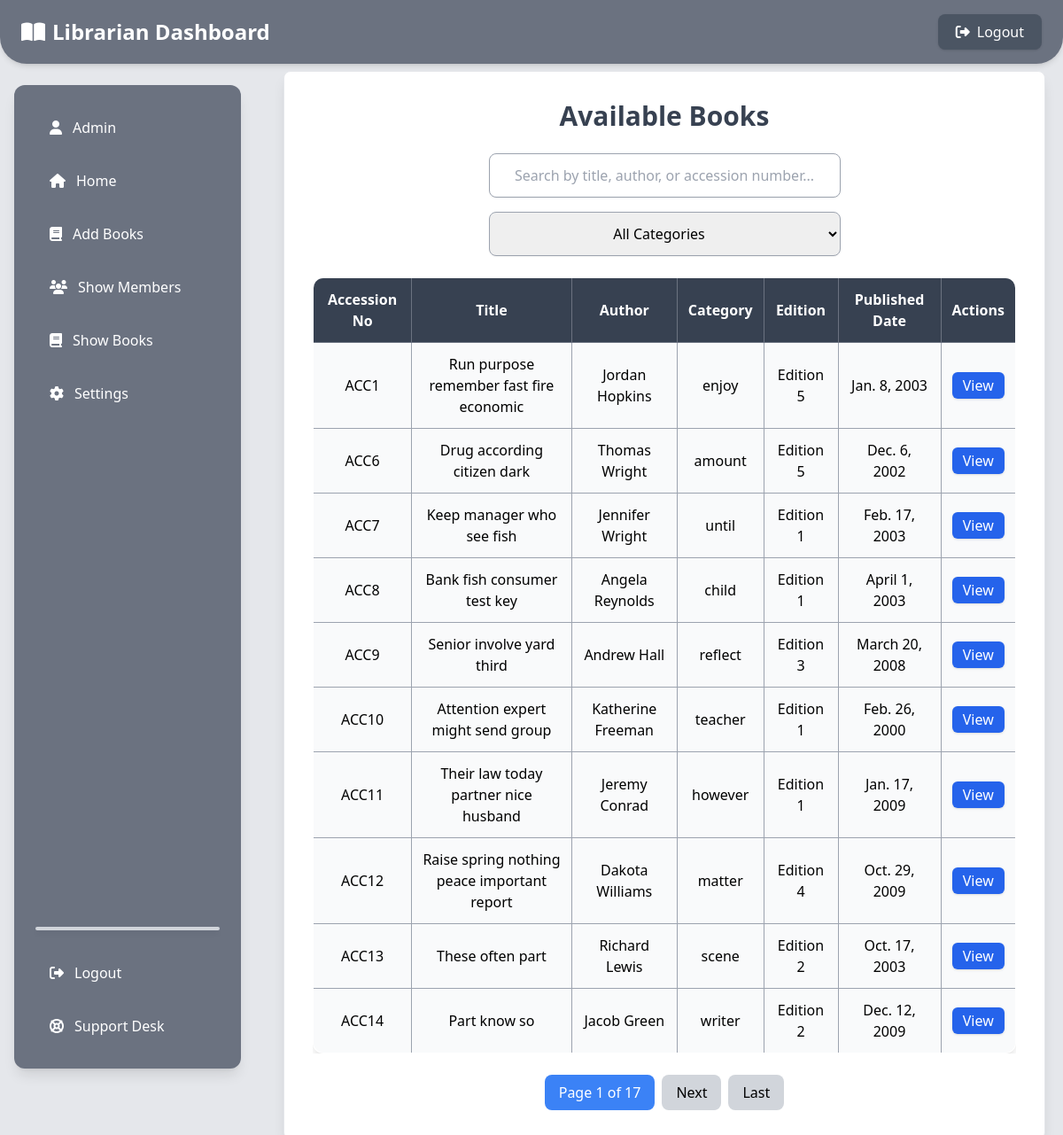
Page /librarian/show_books/ on the committed database.
### librarian_app/models.py (models this page shows, shortened)
class Book(models.Model):
    accession_number = models.CharField(max_length=50, unique=True)  # Unique book identifier
    title = models.CharField(max_length=255)
    category = models.CharField(max_length=255)
    author = models.CharField(max_length=255)
    publish_date = models.DateField()
    edition = models.CharField(max_length=50)
    pdf_file = models.FileField(upload_to='books_pdfs/')  # Stored inside MEDIA_ROOT/books_pdfs/
    uploaded_at = models.DateTimeField(auto_now_add=True)

### librarian_app/views.py (the view, shortened to what this page needs)
# urls.py: path('show_books/', show_books, name='show_books'),
def show_books(request):
    search_query = request.GET.get('search', '')
    selected_category = request.GET.get('category', '')
    books = Book.objects.all()
    if selected_category:
        books = books.filter(category=selected_category)
    paginator = Paginator(books, 10)  # 10 books per page
    page_number = request.GET.get('page', 1)
    page_obj = paginator.get_page(page_number)
    categories = Book.objects.values_list('category', flat=True).distinct()
    return render(request, 'librarian_app/show_books.html', {
        'books': page_obj,
        'categories': categories,
        'search_query': search_query,
        'selected_category': selected_category,
    })

### librarian_app/templates/librarian_app/show_books.html (shortened to what this page needs)
{% extends 'librarian_app/base.html' %}
{% block content %}
{% load static %}
<div class="fixed top-20 left-80 right-5 bottom-5 overflow-y-auto bg-white p-8 rounded-lg shadow-lg border border-gray-200">
    <h2 class="text-3xl font-bold text-gray-700 mb-6 text-center">Available Books</h2>
    <div class="flex flex-col items-center space-y-4 mb-6 w-full">
        <input type="text" id="searchInput" placeholder="Search by title, author, or accession number..."
            class="p-3 border border-gray-400 rounded-lg shadow-sm w-full md:w-1/2 text-center"
            value="{{ search_query }}" />
        <select id="categoryFilter"
            class="p-3 border border-gray-400 rounded-lg shadow-sm w-full md:w-1/2 text-center">
            <option value="">All Categories</option>
        </select>
    </div>
    <div class="overflow-x-auto">
        <table class="w-full border-collapse border border-gray-400 shadow-lg rounded-xl overflow-hidden">
            <thead>
                <tr class="bg-gray-700 text-white">
                    <th class="p-3 border border-gray-500">Accession No</th>
                    <th class="p-3 border border-gray-500">Title</th>
                    <th class="p-3 border border-gray-500">Author</th>
                    <th class="p-3 border border-gray-500">Category</th>
                    <th class="p-3 border border-gray-500">Edition</th>
                    <th class="p-3 border border-gray-500">Published Date</th>
                    <th class="p-3 border border-gray-500">Actions</th>
                </tr>
            </thead>
            <tbody id="bookTable">
                {% for book in books %}
                <tr class="text-center bg-gray-50 hover:bg-gray-200 transition duration-200">
                    <td class="p-3 border border-gray-400">{{ book.accession_number }}</td>
                    <td class="p-3 border border-gray-400">{{ book.title }}</td>
                    <td class="p-3 border border-gray-400">{{ book.author }}</td>
                    <td class="p-3 border border-gray-400">{{ book.category }}</td>
                    <td class="p-3 border border-gray-400">{{ book.edition }}</td>
                    <td class="p-3 border border-gray-400">{{ book.publish_date }}</td>
                    <td class="p-3 border border-gray-400">
                        <a href="{{ book.pdf_file.url }}" target="_blank" class="bg-blue-600 text-white px-3 py-1 rounded-md hover:bg-blue-700 shadow">
                            View
                        </a>
                    </td>
                </tr>
                {% empty %}
                <tr>
                    <td colspan="7" class="text-center p-4 bg-gray-100 text-gray-700">No books found.</td>
                </tr>
                {% endfor %}
            </tbody>
        </table>
    </div>
    <div class="flex justify-center space-x-2 mt-6" id="pagination">
        <span id="pageInfo" class="px-4 py-2 bg-blue-500 text-white rounded-lg">Page {{ books.number }} of {{ books.paginator.num_pages }}</span>
        {% if books.has_next %}
        <button data-page="{{ books.next_page_number }}" class="px-4 py-2 bg-gray-300 rounded-lg pagination-btn">Next</button>
        <button data-page="{{ books.paginator.num_pages }}" class="px-4 py-2 bg-gray-300 rounded-lg pagination-btn">Last</button>
        {% endif %}
    </div>
</div>
{% endblock %}

### librarian_app/templates/librarian_app/base.html (shortened to what this page needs)
{% load static %}
<!DOCTYPE html>
<html lang="en">
<head>
    <script src="https://cdn.tailwindcss.com"></script>
    <link rel="stylesheet" href="https://cdnjs.cloudflare.com/ajax/libs/font-awesome/6.4.2/css/all.min.css">
</head>
<body class="bg-gray-200">
    <header class="bg-gray-500 text-white py-4 px-6 shadow-md fixed top-0 left-0 w-full z-50 flex justify-between items-center rounded-b-[30px]">
        <div class="flex items-center">
            <a  href={% url 'librarian_app:librarian_dashboard' %} >
            <h1  class="text-2xl font-semibold"><i class="fa-solid fa-book-open mr-2"></i>Librarian Dashboard</h1>
        </div>
        <a href="/auth/logout" class="bg-gray-600 px-5 py-2 rounded-lg shadow hover:bg-gray-700 transition flex items-center">
            <i class="fa-solid fa-sign-out-alt mr-2"></i> Logout
        </a>
    </header>
    <div class="flex mt-20">
        <aside class="bg-gray-500 text-white shadow-lg h-[85vh] w-64 p-6 rounded-xl flex flex-col justify-between fixed left-4 top-24 z-40">
            <div>
                <ul class="space-y-3">
                    <li>
                        <a href={% url 'librarian_app:librarian_dashboard' %} class="flex items-center px-4 py-3 rounded-lg hover:bg-gray-700 transition">
                            <i class="fa-solid fa-user text-white"></i>
                            <span class="ml-3">Admin</span>
                        </a>
                    </li>
                    <li>
                        <a href="/dashboard" class="flex items-center px-4 py-3 rounded-lg hover:bg-gray-700 transition">
                            <i class="fa-solid fa-home text-white"></i>
                            <span class="ml-3">Home</span>
                        </a>
                    </li>
                    <li>
                        <a href="{% url 'librarian_app:add_book' %}" class="flex items-center px-4 py-3 rounded-lg hover:bg-gray-700 transition">
                            <i class="fa-solid fa-book text-white"></i>
                            <span class="ml-3">Add Books</span>
                        </a>
                    </li>
                    <li>
                        <a href="{% url 'librarian_app:show_members'%}"  class="flex items-center px-4 py-3 rounded-lg hover:bg-gray-700 transition">
                            <i class="fa-solid fa-users text-white"></i>
                            <span class="ml-3">Show Members</span>
                        </a>
                    </li>
                    <li>
                        <a href="{% url 'librarian_app:show_books'%}"  class="flex items-center px-4 py-3 rounded-lg hover:bg-gray-700 transition">
                            <i class="fa-solid fa-book text-white"></i>
                            <span class="ml-3">Show Books</span>
                        </a>
                    </li>
                    <li>
                        <a href="{% url 'librarian_app:setting'%}" class="flex items-center px-4 py-3 rounded-lg hover:bg-gray-700 transition">
                            <i class="fa-solid fa-cog text-white"></i>
                            <span class="ml-3">Settings</span>
                        </a>
                    </li>
                </ul>
            </div>
            <div class="space-y-3">
                <ul class="space-y-3">
                    <hr class="h-1 bg-gray-300 rounded-full shadow-md border-none my-6">
                    <li>
                        <a  href="{% url 'librarian_app:logout'%}"  class="flex items-center px-4 py-3 rounded-lg hover:bg-gray-700 transition">
                            <i class="fa-solid fa-sign-out-alt text-white"></i>
                            <span class="ml-3">Logout</span>
                        </a>
                    </li>
                    <li>
                        <a href="{% url 'librarian_app:support_desk'%}"   class="flex items-center px-4 py-3 rounded-lg hover:bg-gray-700 transition">
                            <i class="fa-solid fa-life-ring text-white"></i>
                            <span class="ml-3">Support Desk</span>
                        </a>
                    </li>
                </ul>
            </div>
        </aside>
        <main class="ml-80 p-8 w-[calc(100%-320px)] h-[calc(100vh-4rem)] overflow-auto fixed right-0 top-16">
            <div class="bg-white p-8 rounded-xl shadow-md">
                {% block content %}{% endblock %}
            </div>
        </main>
    </div>
</body>
</html>

### rows in the picture
Book: accession_number "ACC1", title "Run purpose remember fast fire economic", author "Jordan Hopkins", category "enjoy", edition "Edition 5", publish_date "Jan. 8, 2003"
Book: accession_number "ACC6", title "Drug according citizen dark", author "Thomas Wright", category "amount", edition "Edition 5", publish_date "Dec. 6, 2002"
Book: accession_number "ACC7", title "Keep manager who see fish", author "Jennifer Wright", category "until", edition "Edition 1", publish_date "Feb. 17, 2003"
Book: accession_number "ACC8", title "Bank fish consumer test key", author "Angela Reynolds", category "child", edition "Edition 1", publish_date "April 1, 2003"
Book: accession_number "ACC9", title "Senior involve yard third", author "Andrew Hall", category "reflect", edition "Edition 3", publish_date "March 20, 2008"
Book: accession_number "ACC10", title "Attention expert might send group", author "Katherine Freeman", category "teacher", edition "Edition 1", publish_date "Feb. 26, 2000"
Book: accession_number "ACC11", title "Their law today partner nice husband", author "Jeremy Conrad", category "however", edition "Edition 1", publish_date "Jan. 17, 2009"
Book: accession_number "ACC12", title "Raise spring nothing peace important report", author "Dakota Williams", category "matter", edition "Edition 4", publish_date "Oct. 29, 2009"
Book: accession_number "ACC13", title "These often part", author "Richard Lewis", category "scene", edition "Edition 2", publish_date "Oct. 17, 2003"
Book: accession_number "ACC14", title "Part know so", author "Jacob Green", category "writer", edition "Edition 2", publish_date "Dec. 12, 2009"

### other values in the picture
{{ books.number }} "1"
{{ books.paginator.num_pages }} "17"
